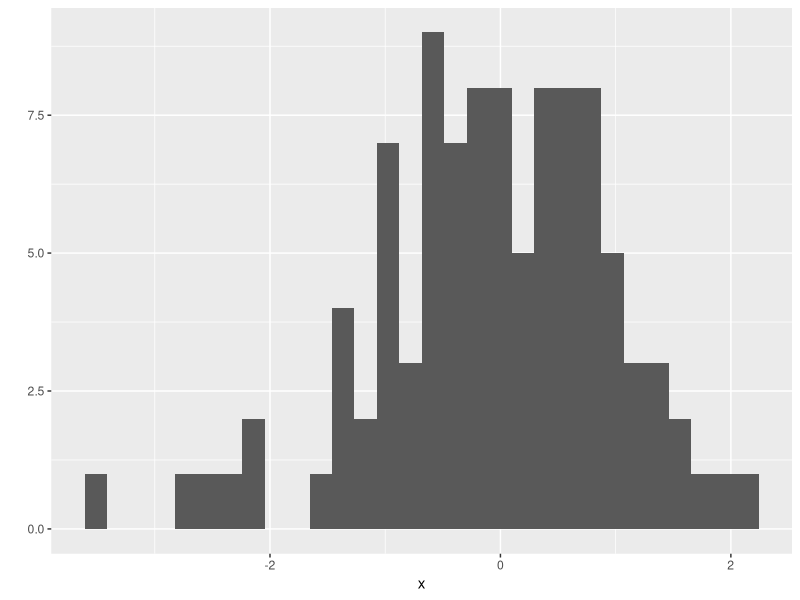
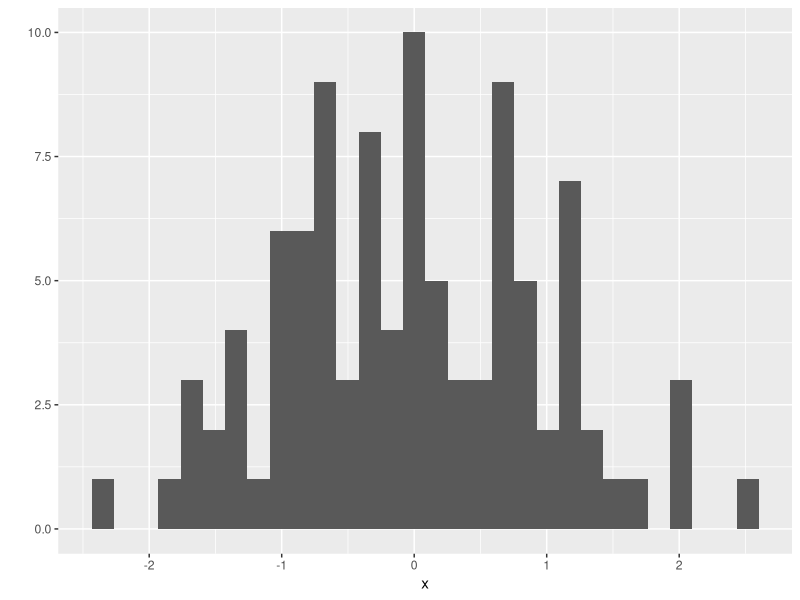
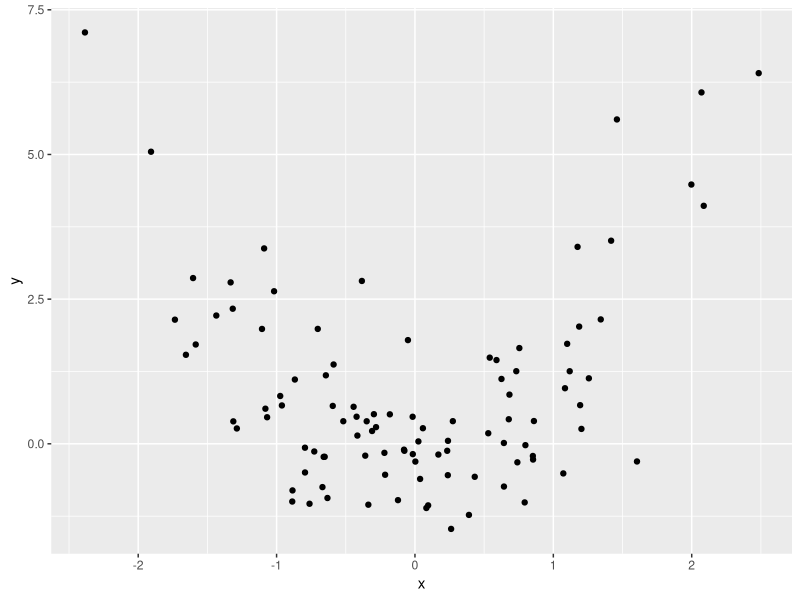

The R source for these figures, in order:
## ---- chunk 1
x <- rnorm(100) # генерируем случайную выборку из 100 нормальных N(0;1) случайных величин
ggplot2::qplot(x)
## ---- chunk 2
library("ggplot2") # подключаем пакет `ggplot2`

x <- rnorm(100) # генерируем случайную выборку из 100 нормальных N(0;1) случайных величин
y <- x^2 + rnorm(100) 

qplot(x) # строим гистограмму величины x
qplot(x, y) # строим диагрраму рассеяния величин x и y
## ---- chunk 3
cos(sin(abs(10)))
## ---- chunk 4
library("dplyr")
## ---- chunk 5
10 %>% abs() %>% sin() %>% cos()
